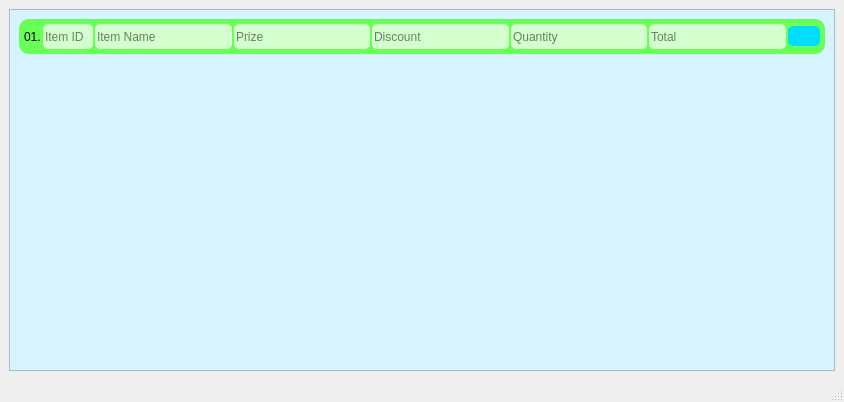
<?xml version="1.0" encoding="UTF-8"?>
<ui version="4.0">
 <class>MainWindow</class>
 <widget class="QMainWindow" name="MainWindow">
  <property name="geometry">
   <rect>
    <x>0</x>
    <y>0</y>
    <width>844</width>
    <height>402</height>
   </rect>
  </property>
  <property name="windowTitle">
   <string>MainWindow</string>
  </property>
  <widget class="QWidget" name="centralwidget">
   <layout class="QVBoxLayout" name="verticalLayout">
    <item>
     <widget class="QFrame" name="frame">
      <property name="styleSheet">
       <string notr="true">background-color: rgb(213, 244, 255);</string>
      </property>
      <property name="frameShape">
       <enum>QFrame::StyledPanel</enum>
      </property>
      <property name="frameShadow">
       <enum>QFrame::Raised</enum>
      </property>
      <layout class="QVBoxLayout" name="verticalLayout_2">
       <item>
        <widget class="QFrame" name="Item">
         <property name="minimumSize">
          <size>
           <width>0</width>
           <height>0</height>
          </size>
         </property>
         <property name="maximumSize">
          <size>
           <width>16777215</width>
           <height>40</height>
          </size>
         </property>
         <property name="font">
          <font>
           <pointsize>2</pointsize>
          </font>
         </property>
         <property name="styleSheet">
          <string notr="true">QFrame {
	border-radius: 10px;
	background-color: rgb(104, 255, 87);
}
QLineEdit {
	max-height:25px;
	min-height:25px;
	border-radius: 5px;
	background-color: rgba(255, 255, 255, 180);
	font: 75 14pt &quot;Comic Sans MS&quot;;
}
QLineEdit::hover {
	background-color: rgba(255, 255, 255, 230);
}</string>
         </property>
         <property name="frameShape">
          <enum>QFrame::Box</enum>
         </property>
         <property name="frameShadow">
          <enum>QFrame::Raised</enum>
         </property>
         <layout class="QHBoxLayout" name="horizontalLayout_6">
          <property name="spacing">
           <number>2</number>
          </property>
          <property name="sizeConstraint">
           <enum>QLayout::SetDefaultConstraint</enum>
          </property>
          <property name="leftMargin">
           <number>5</number>
          </property>
          <property name="topMargin">
           <number>5</number>
          </property>
          <property name="rightMargin">
           <number>5</number>
          </property>
          <property name="bottomMargin">
           <number>5</number>
          </property>
          <item>
           <widget class="QLabel" name="countItem">
            <property name="styleSheet">
             <string notr="true"/>
            </property>
            <property name="text">
             <string>01.</string>
            </property>
           </widget>
          </item>
          <item>
           <widget class="QLineEdit" name="textID">
            <property name="minimumSize">
             <size>
              <width>50</width>
              <height>25</height>
             </size>
            </property>
            <property name="maximumSize">
             <size>
              <width>50</width>
              <height>25</height>
             </size>
            </property>
            <property name="sizeIncrement">
             <size>
              <width>0</width>
              <height>0</height>
             </size>
            </property>
            <property name="placeholderText">
             <string>Item ID</string>
            </property>
           </widget>
          </item>
          <item>
           <widget class="QLineEdit" name="TextName">
            <property name="minimumSize">
             <size>
              <width>120</width>
              <height>25</height>
             </size>
            </property>
            <property name="text">
             <string/>
            </property>
            <property name="placeholderText">
             <string>Item Name</string>
            </property>
           </widget>
          </item>
          <item>
           <widget class="QLineEdit" name="TextPrize">
            <property name="minimumSize">
             <size>
              <width>120</width>
              <height>25</height>
             </size>
            </property>
            <property name="placeholderText">
             <string>Prize</string>
            </property>
           </widget>
          </item>
          <item>
           <widget class="QLineEdit" name="TextDisc">
            <property name="minimumSize">
             <size>
              <width>120</width>
              <height>25</height>
             </size>
            </property>
            <property name="placeholderText">
             <string>Discount</string>
            </property>
           </widget>
          </item>
          <item>
           <widget class="QLineEdit" name="TextQty">
            <property name="minimumSize">
             <size>
              <width>120</width>
              <height>25</height>
             </size>
            </property>
            <property name="placeholderText">
             <string>Quantity</string>
            </property>
           </widget>
          </item>
          <item>
           <widget class="QLineEdit" name="TextTotal">
            <property name="sizePolicy">
             <sizepolicy hsizetype="Expanding" vsizetype="Fixed">
              <horstretch>0</horstretch>
              <verstretch>0</verstretch>
             </sizepolicy>
            </property>
            <property name="minimumSize">
             <size>
              <width>120</width>
              <height>25</height>
             </size>
            </property>
            <property name="maxLength">
             <number>32767</number>
            </property>
            <property name="frame">
             <bool>true</bool>
            </property>
            <property name="placeholderText">
             <string>Total</string>
            </property>
           </widget>
          </item>
          <item>
           <widget class="QPushButton" name="btnCloseItem">
            <property name="minimumSize">
             <size>
              <width>0</width>
              <height>20</height>
             </size>
            </property>
            <property name="styleSheet">
             <string notr="true">QPushButton {
	border-radius: 5px;
	text-align: center;
	background-color: rgb(0, 221, 255);
}
QPushButton::hover {
	background-color: rgb(0, 255, 255);
}</string>
            </property>
            <property name="text">
             <string/>
            </property>
            <property name="icon">
             <iconset resource="Icons.qrc">
              <normaloff>:/icons/icons/cil-x.png</normaloff>:/icons/icons/cil-x.png</iconset>
            </property>
           </widget>
          </item>
         </layout>
        </widget>
       </item>
       <item>
        <spacer name="verticalSpacer">
         <property name="orientation">
          <enum>Qt::Vertical</enum>
         </property>
         <property name="sizeHint" stdset="0">
          <size>
           <width>806</width>
           <height>353</height>
          </size>
         </property>
        </spacer>
       </item>
      </layout>
     </widget>
    </item>
   </layout>
  </widget>
  <widget class="QMenuBar" name="menubar">
   <property name="geometry">
    <rect>
     <x>0</x>
     <y>0</y>
     <width>844</width>
     <height>21</height>
    </rect>
   </property>
  </widget>
  <widget class="QStatusBar" name="statusbar"/>
 </widget>
 <resources>
  <include location="Icons.qrc"/>
 </resources>
 <connections/>
</ui>
